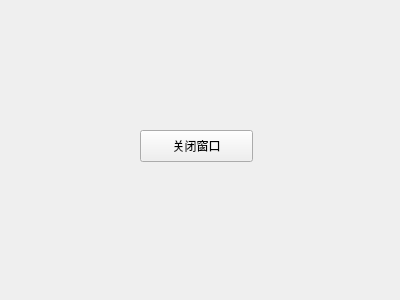
<?xml version="1.0" encoding="UTF-8"?>
<ui version="4.0">
 <class>Form</class>
 <widget class="QWidget" name="Form">
  <property name="geometry">
   <rect>
    <x>0</x>
    <y>0</y>
    <width>400</width>
    <height>300</height>
   </rect>
  </property>
  <property name="windowTitle">
   <string>Form</string>
  </property>
  <widget class="QPushButton" name="closewinBtn">
   <property name="geometry">
    <rect>
     <x>140</x>
     <y>130</y>
     <width>113</width>
     <height>32</height>
    </rect>
   </property>
   <property name="text">
    <string>关闭窗口</string>
   </property>
  </widget>
 </widget>
 <resources/>
 <connections>
  <connection>
   <sender>closewinBtn</sender>
   <signal>clicked()</signal>
   <receiver>Form</receiver>
   <slot>close()</slot>
   <hints>
    <hint type="sourcelabel">
     <x>187</x>
     <y>146</y>
    </hint>
    <hint type="destinationlabel">
     <x>214</x>
     <y>188</y>
    </hint>
   </hints>
  </connection>
 </connections>
</ui>
